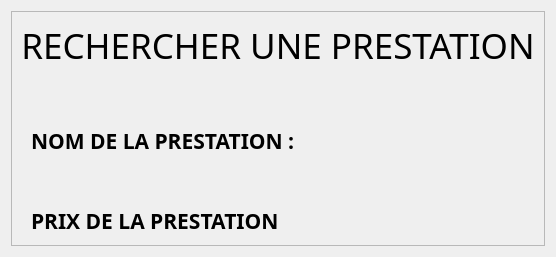
                  <widget class="QWidget" name="page_search_presta">
                   <layout class="QGridLayout" name="gridLayout_11">
                    <item row="0" column="0">
                     <widget class="QFrame" name="frame_6">
                      <property name="frameShape">
                       <enum>QFrame::StyledPanel</enum>
                      </property>
                      <property name="frameShadow">
                       <enum>QFrame::Raised</enum>
                      </property>
                      <layout class="QGridLayout" name="gridLayout_14">
                       <item row="0" column="0">
                        <widget class="QLabel" name="label_29">
                         <property name="font">
                          <font>
                           <family>Meloriac</family>
                           <pointsize>26</pointsize>
                          </font>
                         </property>
                         <property name="layoutDirection">
                          <enum>Qt::LeftToRight</enum>
                         </property>
                         <property name="styleSheet">
                          <string notr="true"/>
                         </property>
                         <property name="text">
                          <string>RECHERCHER UNE PRESTATION</string>
                         </property>
                         <property name="alignment">
                          <set>Qt::AlignCenter</set>
                         </property>
                        </widget>
                       </item>
                       <item row="1" column="0">
                        <layout class="QFormLayout" name="formLayout_2">
                         <property name="horizontalSpacing">
                          <number>5</number>
                         </property>
                         <property name="verticalSpacing">
                          <number>50</number>
                         </property>
                         <property name="leftMargin">
                          <number>10</number>
                         </property>
                         <property name="topMargin">
                          <number>50</number>
                         </property>
                         <property name="rightMargin">
                          <number>10</number>
                         </property>
                         <item row="0" column="0">
                          <widget class="QLabel" name="label_2">
                           <property name="font">
                            <font>
                             <family>3ds</family>
                             <pointsize>16</pointsize>
                             <weight>75</weight>
                             <bold>true</bold>
                            </font>
                           </property>
                           <property name="text">
                            <string>NOM DE LA PRESTATION : </string>
                           </property>
                          </widget>
                         </item>
                         <item row="0" column="1">
                          <widget class="QLabel" name="label_name_presta">
                           <property name="font">
                            <font>
                             <family>3ds</family>
                             <pointsize>14</pointsize>
                            </font>
                           </property>
                           <property name="text">
                            <string/>
                           </property>
                          </widget>
                         </item>
                         <item row="1" column="0">
                          <widget class="QLabel" name="label_4">
                           <property name="font">
                            <font>
                             <family>3ds</family>
                             <pointsize>16</pointsize>
                             <weight>75</weight>
                             <bold>true</bold>
                            </font>
                           </property>
                           <property name="text">
                            <string>PRIX DE LA PRESTATION</string>
                           </property>
                          </widget>
                         </item>
                         <item row="1" column="1">
                          <widget class="QLabel" name="label_prix_presta_2">
                           <property name="font">
                            <font>
                             <family>3ds</family>
                             <pointsize>14</pointsize>
                            </font>
                           </property>
                           <property name="text">
                            <string/>
                           </property>
                          </widget>
                         </item>
                        </layout>
                       </item>
                      </layout>
                     </widget>
                    </item>
                   </layout>
                  </widget>
